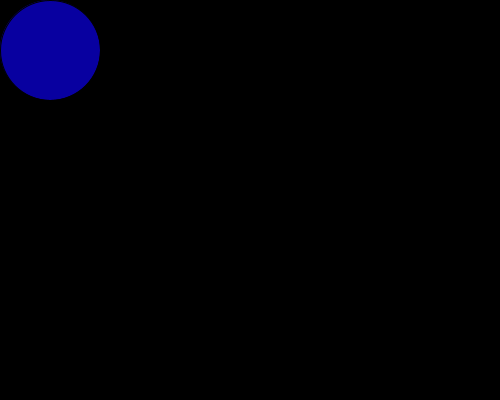
Frame 1 (no input)
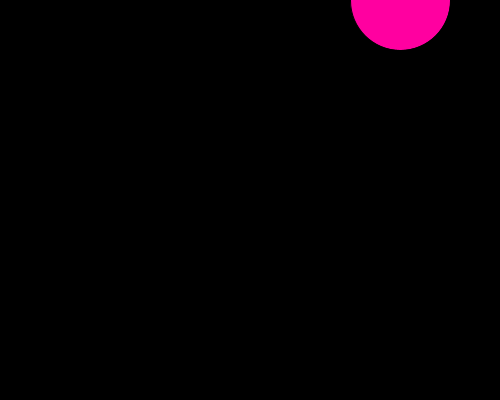
Frame 60 (the mouse pressed at the canvas centre just before this capture)
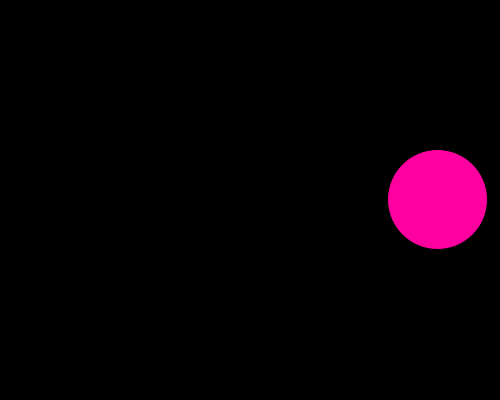
Frame 120 (the mouse held since frame 60 and released just before this capture)

The Processing sketch that drew these frames (run headless with seeded random() and noise(); from frame 60 on, the mouse is pressed at the canvas centre):

// Processing sketch: processing_35808
// ── processing_35808.pde

int mysize=100;
float xpos =50;
float ypos =50;

//int maxNum=1200;



void setup () {
  
size (500,400);
 
background (0);
smooth();

}


void draw (){

  //for (int i=0;i<maxNum;i++){
 

    
  if (mouseX>500) {mouseX=280;}
  mouseX=mouseX+8;
 // if (mouseY>450) {mouseY=100;}
  
  background (0);

  fill(mouseX * 1, 0, 160); 
 ellipse(xpos,ypos,mysize,100);
 
 
 
xpos = xpos + (mouseX - xpos) /10.0;
ypos = ypos +(mouseY -ypos)/10.0;


  }


//void mousePressed (){
 
//}
//void mouseMoved(){
//}
